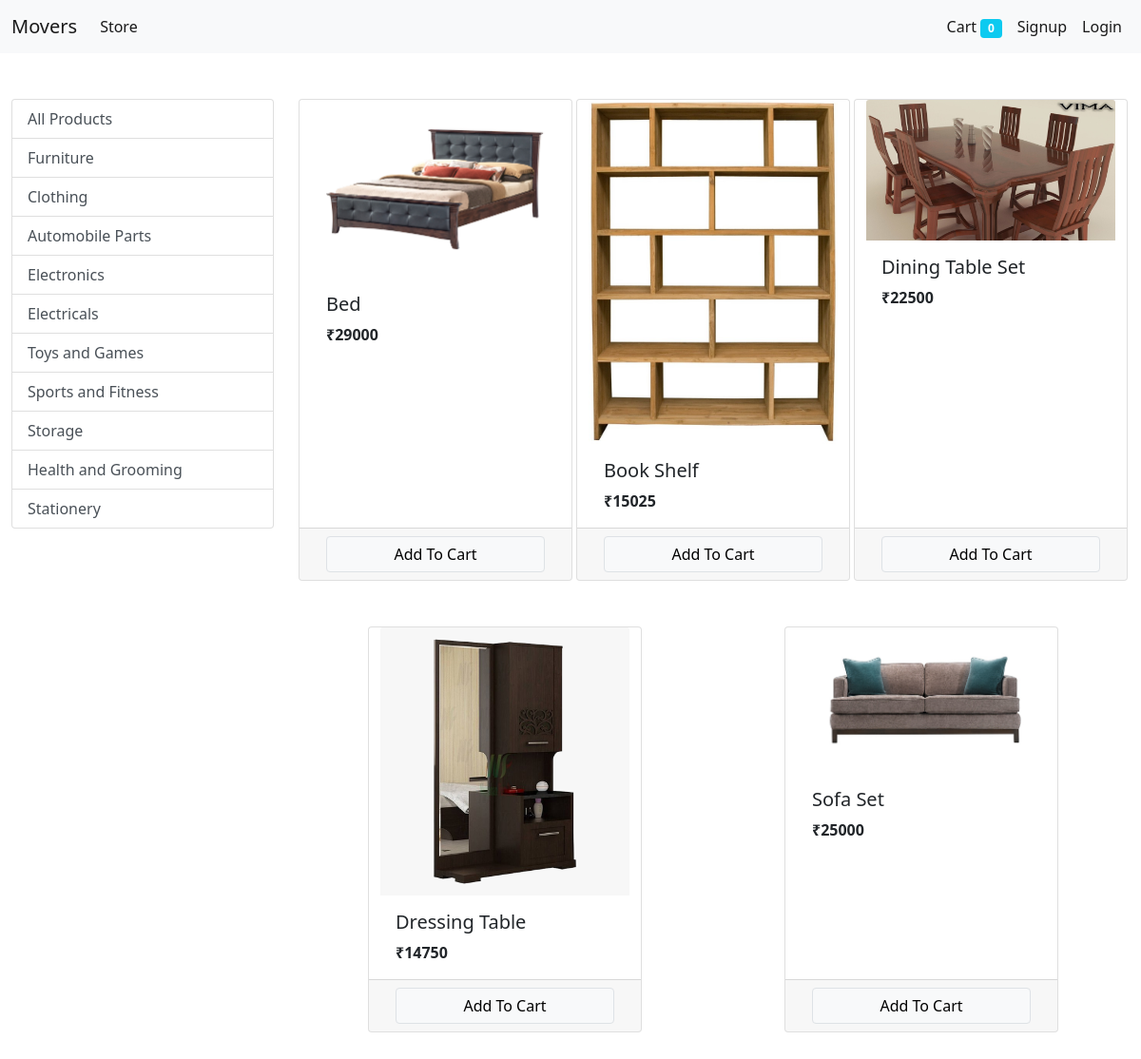
The app's page /?category=2 with its own data.
### store/models/categories.py (models this page shows, shortened)
class Category(models.Model):
    id = models.BigIntegerField(unique=True, primary_key=True)
    Name = models.CharField(max_length=50)
    @staticmethod
    def get_all_categories():
        sql = ("select * from store_category")
        return Category.objects.raw(sql)

### store/models/products.py (models this page shows, shortened)
class Product(models.Model):
    id = models.BigIntegerField(unique=True, primary_key=True)
    Name = models.CharField(max_length=50)
    Manufacturer = models.CharField(max_length=30)
    Price = models.BigIntegerField(default=0)
    Image = models.ImageField(upload_to='store/uploads/products')
    Category = models.ForeignKey(Category, on_delete=models.CASCADE, default=1)
    @staticmethod
    def get_all_products_by_categoryid(category_id):
            sql = ''' select * from store_product where "Category_id"=%s '''
            return Product.objects.raw(sql, [category_id])

### store/views/home.py (the view, shortened to what this page needs)
# urls.py: path('', home.Index.as_view(), name="homepage"),
class Index(View):
    def get(self, request):
        cart = request.session.get('cart')
        if not cart:
            request.session['cart'] = {}
        categories = Category.get_all_categories()
        categoryID = request.GET.get('category')
        if categoryID:
            products = Product.get_all_products_by_categoryid(categoryID)
        else:
            products = Product.get_all_products()
        context = {'products':products, 'categories':categories}
        print('You are : ', request.session.get('customer'))
        return render(request, 'index.html', context, )

### store/templatetags/cart.py (called while the page is built)
@register.filter(name='is_in_cart')
def is_in_cart(product, cart):
    keys = cart.keys()
    for id in keys:
        if int(id) == product.id:
            return True
    return False

### store/templatetags/custom_filter.py (called while the page is built)
@register.filter(name='currency')
def currency(number):
    return "₹"+str(number)

### store/templates/index.html (shortened to what this page needs)
{% extends 'base.html' %}
{% block content %}
{% load cart %}
{% load custom_filter %}
<div class="container-fluid mt-5">
    <div class="row">
        <div class="col-lg-3 mx-auto">
            <div class="list-group">
                <a href="/" class="list-group-item list-group-item-action ">All Products</a>
                {% for category in categories %}
                <a href="/?category={{ category.id }}" class="list-group-item list-group-item-action ">{{ category.Name }}</a>
                {% endfor %}
            </div>
        </div>
        <div id='products' class='col-lg-9'>
            <div class="row mx-auto">
                {% for product in products %}
                <div class="card mx-auto mb-5" id={{product.id}} style="width: 18rem;">
                    <img src="{{ product.Image.url }}" class="card-img-top" alt="...">
                        <div class="card-body">
                            <h5 class="card-title">{{ product.Name }}</h5>
                            <p class="card-text"><b>{{ product.Price|currency }}</b></p>
                        </div>
                        <div class="card-footer row">
                            {% if  product|is_in_cart:request.session.cart %}
                            <div class="row m-0">
                                <form action="/#{{product.id}}" method="POST" class="col-2 p-0">
                                    {% csrf_token %}
                                    <input hidden type="text" name="product" value="{{product.id}}">
                                    <input hidden type="text" name="remove" value="True">
                                    <input type="submit" value=" - " class=" col-12 btn btn-block btn-outline-dark p-0">
                                </form>
                                <div class="text-center col">{{product|cart_quantity:request.session.cart}} in cart</div>
                                <form action="/#{{product.id}}" method="POST" class="col-2 p-0">
                                    {% csrf_token %}
                                    <input hidden type="text" name="product" value="{{product.id}}">
                                    <input type="submit" value=" + " class=" col-12 btn btn-block btn-outline-dark p-0">
                                </form>
                                <!--
                                -->
                            </div>
                            {% else %}
                            <form action="/#{{product.id}}" method="POST" class="btn-block">
                                <input type="submit" class="float-right btn btn-light border form-control" value="Add To Cart">
                            </form>
                            {% endif %}
                        </div>
                  </div>
               {% endfor %}
              </div>
        </div>
    </div>
</div>
{% endblock %}

### records on screen
Category: Name "Furniture"
Category: Name "Clothing"
Category: Name "Automobile Parts"
Category: Name "Electronics"
Category: Name "Electricals"
Category: Name "Toys and Games"
Category: Name "Sports and Fitness"
Category: Name "Storage"
Category: Name "Health and Grooming"
Category: Name "Stationery"
Product: Image (picture), Name "Bed", Price "₹29000"
Product: Image (picture), Name "Book Shelf", Price "₹15025"
Product: Image (picture), Name "Dining Table Set", Price "₹22500"
Product: Image (picture), Name "Dressing Table", Price "₹14750"
Product: Image (picture), Name "Sofa Set", Price "₹25000"

### other values on screen
{{ request.session.cart.keys|length }} "0"
